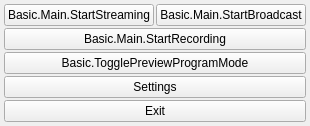
  <widget class="OBSDock" name="controlsDock">
   <property name="features">
    <set>QDockWidget::DockWidgetClosable|QDockWidget::DockWidgetMovable|QDockWidget::DockWidgetFloatable</set>
   </property>
   <property name="windowTitle">
    <string>Basic.Main.Controls</string>
   </property>
   <attribute name="dockWidgetArea">
    <number>8</number>
   </attribute>
   <widget class="QWidget" name="controlsDockContents">
    <layout class="QVBoxLayout" name="buttonsVLayout">
     <property name="spacing">
      <number>2</number>
     </property>
     <property name="leftMargin">
      <number>4</number>
     </property>
     <property name="topMargin">
      <number>4</number>
     </property>
     <property name="rightMargin">
      <number>4</number>
     </property>
     <property name="bottomMargin">
      <number>4</number>
     </property>
     <item>
      <layout class="QHBoxLayout" name="horizontalLayout_7">
       <item>
        <widget class="QPushButton" name="streamButton">
         <property name="enabled">
          <bool>true</bool>
         </property>
         <property name="sizePolicy">
          <sizepolicy hsizetype="Ignored" vsizetype="Fixed">
           <horstretch>0</horstretch>
           <verstretch>0</verstretch>
          </sizepolicy>
         </property>
         <property name="minimumSize">
          <size>
           <width>150</width>
           <height>0</height>
          </size>
         </property>
         <property name="text">
          <string>Basic.Main.StartStreaming</string>
         </property>
         <property name="checkable">
          <bool>true</bool>
         </property>
        </widget>
       </item>
       <item>
        <widget class="QPushButton" name="broadcastButton">
         <property name="enabled">
          <bool>true</bool>
         </property>
         <property name="sizePolicy">
          <sizepolicy hsizetype="Ignored" vsizetype="Fixed">
           <horstretch>0</horstretch>
           <verstretch>0</verstretch>
          </sizepolicy>
         </property>
         <property name="minimumSize">
          <size>
           <width>150</width>
           <height>0</height>
          </size>
         </property>
         <property name="text">
          <string>Basic.Main.StartBroadcast</string>
         </property>
         <property name="checkable">
          <bool>true</bool>
         </property>
        </widget>
       </item>
      </layout>
     </item>
     <item>
      <layout class="QHBoxLayout" name="recordingLayout">
       <property name="spacing">
        <number>2</number>
       </property>
       <property name="leftMargin">
        <number>0</number>
       </property>
       <property name="topMargin">
        <number>0</number>
       </property>
       <property name="rightMargin">
        <number>0</number>
       </property>
       <property name="bottomMargin">
        <number>0</number>
       </property>
       <item>
        <widget class="RecordButton" name="recordButton">
         <property name="enabled">
          <bool>true</bool>
         </property>
         <property name="sizePolicy">
          <sizepolicy hsizetype="Ignored" vsizetype="Fixed">
           <horstretch>0</horstretch>
           <verstretch>0</verstretch>
          </sizepolicy>
         </property>
         <property name="minimumSize">
          <size>
           <width>0</width>
           <height>0</height>
          </size>
         </property>
         <property name="text">
          <string>Basic.Main.StartRecording</string>
         </property>
         <property name="checkable">
          <bool>true</bool>
         </property>
        </widget>
       </item>
      </layout>
     </item>
     <item>
      <widget class="QPushButton" name="modeSwitch">
       <property name="sizePolicy">
        <sizepolicy hsizetype="Ignored" vsizetype="Fixed">
         <horstretch>0</horstretch>
         <verstretch>0</verstretch>
        </sizepolicy>
       </property>
       <property name="minimumSize">
        <size>
         <width>150</width>
         <height>0</height>
        </size>
       </property>
       <property name="text">
        <string>Basic.TogglePreviewProgramMode</string>
       </property>
       <property name="checkable">
        <bool>true</bool>
       </property>
      </widget>
     </item>
     <item>
      <widget class="QPushButton" name="settingsButton">
       <property name="sizePolicy">
        <sizepolicy hsizetype="Ignored" vsizetype="Fixed">
         <horstretch>0</horstretch>
         <verstretch>0</verstretch>
        </sizepolicy>
       </property>
       <property name="minimumSize">
        <size>
         <width>150</width>
         <height>0</height>
        </size>
       </property>
       <property name="text">
        <string>Settings</string>
       </property>
      </widget>
     </item>
     <item>
      <widget class="QPushButton" name="exitButton">
       <property name="sizePolicy">
        <sizepolicy hsizetype="Ignored" vsizetype="Fixed">
         <horstretch>0</horstretch>
         <verstretch>0</verstretch>
        </sizepolicy>
       </property>
       <property name="minimumSize">
        <size>
         <width>150</width>
         <height>0</height>
        </size>
       </property>
       <property name="text">
        <string>Exit</string>
       </property>
      </widget>
     </item>
     <item>
      <spacer name="expVSpacer">
       <property name="orientation">
        <enum>Qt::Vertical</enum>
       </property>
       <property name="sizeHint" stdset="0">
        <size>
         <width>0</width>
         <height>0</height>
        </size>
       </property>
      </spacer>
     </item>
    </layout>
   </widget>
  </widget>
